Frame 1 (no input): blank canvas, image omitted
Frame 60 (the mouse pressed at the canvas centre just before this capture): blank canvas, image omitted
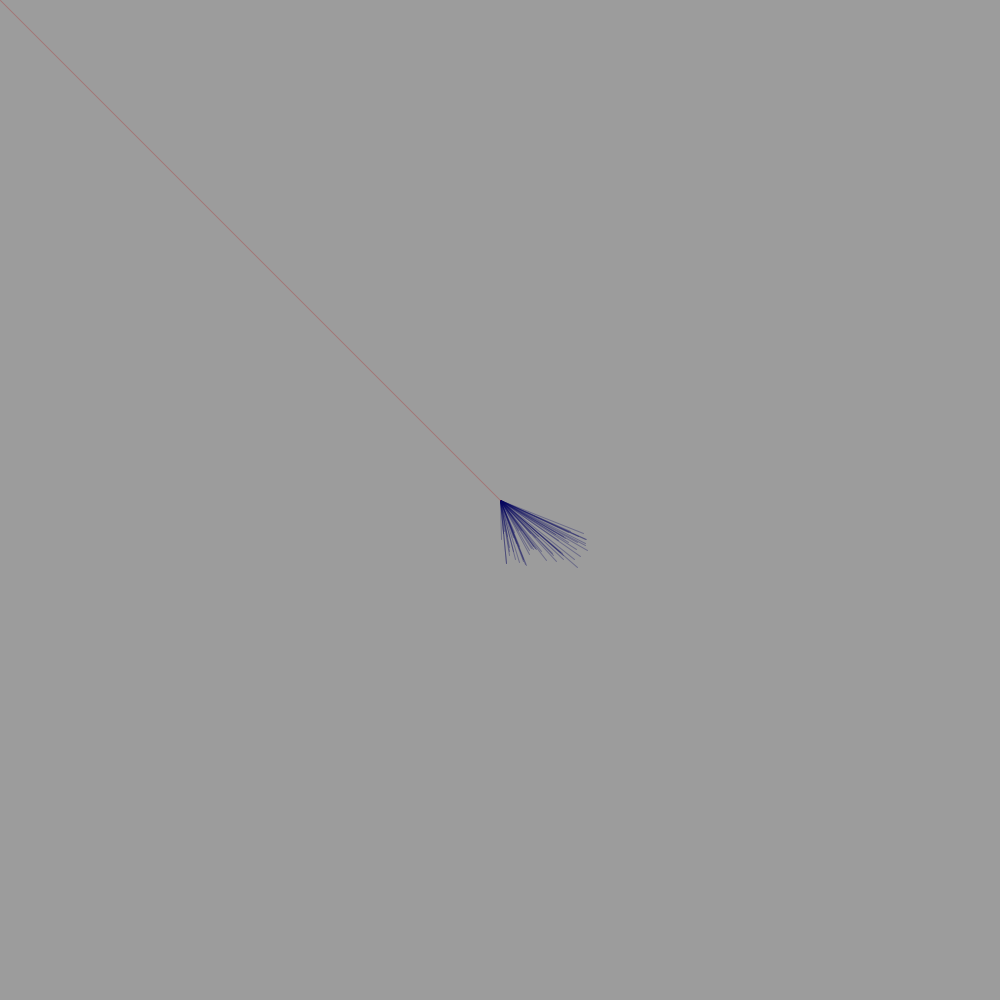
Frame 120 (the mouse held since frame 60 and released just before this capture)

The Processing sketch whose frames 1 and 60 were blank and that drew this single picture after the mouse press (run headless with seeded random() and noise(); from frame 60 on, the mouse is pressed at the canvas centre):

// Processing sketch: processing_2459
// ── processing_2459.pde

boolean isDrawing = false;

void setup() {
    size (1000,1000);
    background(156);
    smooth();
}

void draw(){
 if (isDrawing){ 
   
  stroke(175,23,23,70);
  line(pmouseX, pmouseY, mouseX, mouseY);
  stroke(4,4,91,80);  
  line(mouseX, mouseY, mouseX + random(0,90), mouseY + random(30,70));
 }
};

void mousePressed() {
  isDrawing = !isDrawing;
};
